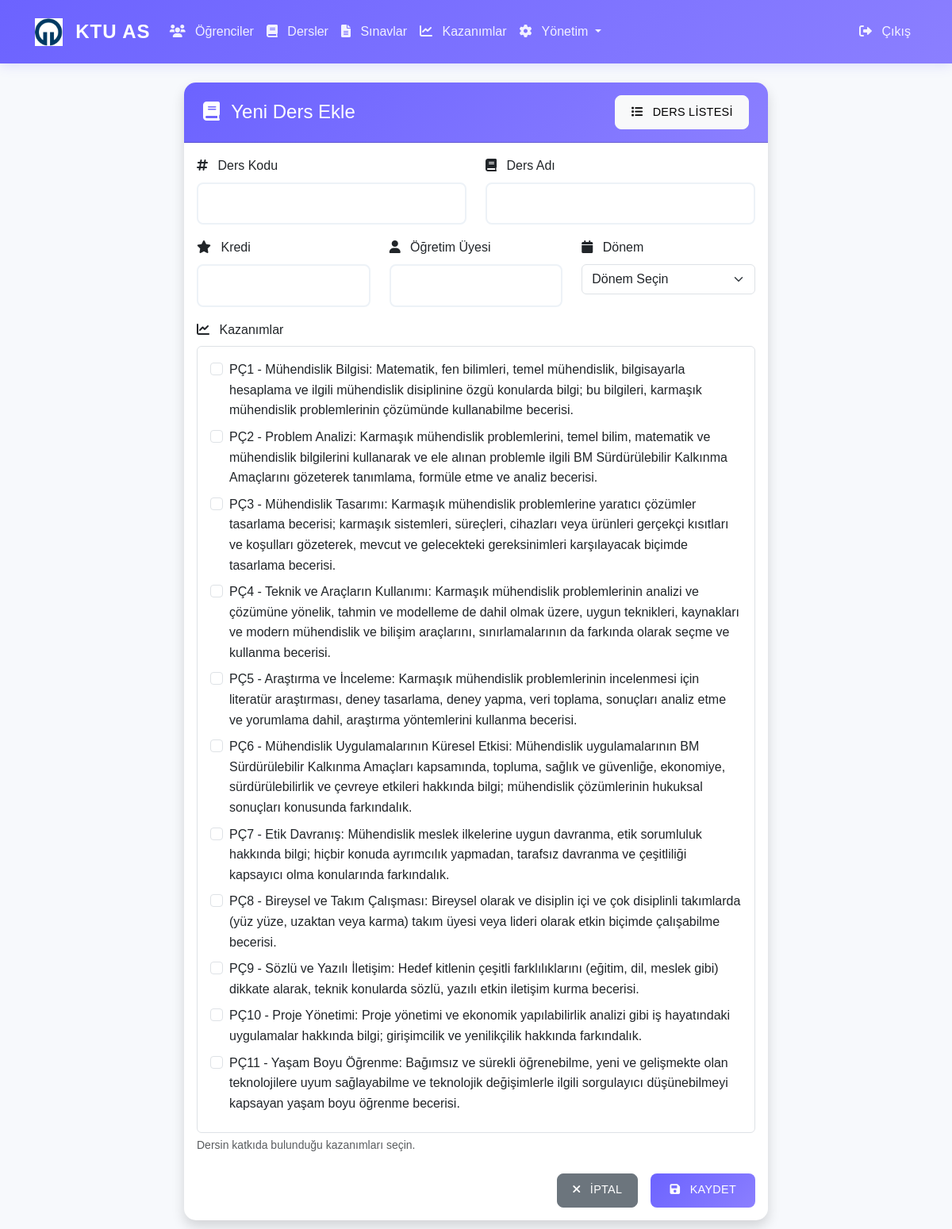
Page /admin/add-course (signed in) on the committed database.
### app/models/__init__.py (models this page shows, shortened)
class ProgramOutcome(db.Model):
    __tablename__ = 'program_outcomes'
    id = db.Column(db.Integer, primary_key=True)
    code = db.Column(db.String(10), unique=True, nullable=False)
    description = db.Column(db.Text, nullable=False)
    created_at = db.Column(db.DateTime, default=datetime.utcnow)
    related_courses = db.relationship('Course',
                                    secondary='course_program_outcomes',
                                    backref=db.backref('program_outcomes', lazy='dynamic'),
                                    lazy='dynamic')
    related_exams = db.relationship('Exam',
                                  secondary='exam_program_outcomes',
                                  backref=db.backref('program_outcomes', lazy='dynamic'),
                                  lazy='dynamic')

### app/routes/admin.py (the view, shortened to what this page needs)
@bp.route('/add-course', methods=['GET', 'POST'])
@login_required
def add_course():
    if not current_user.is_admin:
        flash('Bu sayfaya erişim yetkiniz yok!', 'error')
        return redirect(url_for('main.index'))
    program_outcomes = ProgramOutcome.query.all()
    semesters = Semester.query.all()
    return render_template('admin/add_course.html', program_outcomes=program_outcomes, semesters=semesters)

### app/__init__.py (called while the page is built)
@login_manager.user_loader
def load_user(user_id):
    from app.models import User
    return User.query.get(int(user_id))

### app/templates/admin/add_course.html (shortened to what this page needs)
{% extends "base.html" %}
{% block content %}
<div class="row justify-content-center">
    <div class="col-md-8">
        <div class="card shadow">
            <div class="card-header bg-primary text-white d-flex justify-content-between align-items-center">
                <h4 class="mb-0">
                    <i class="fas fa-book"></i> Yeni Ders Ekle
                </h4>
                <a href="{{ url_for('main.course_list') }}" class="btn btn-light btn-sm">
                    <i class="fas fa-list"></i> Ders Listesi
                </a>
            </div>
            <div class="card-body">
                <form method="POST" action="{{ url_for('admin.add_course') }}" class="needs-validation" novalidate>
                    <div class="row">
                        <div class="col-md-6 mb-3">
                            <label for="course_code" class="form-label">
                                <i class="fas fa-hashtag"></i> Ders Kodu
                            </label>
                            <input type="text" class="form-control" id="course_code" name="course_code"
                                   pattern="[A-Z]{3}[0-9]{3}" required
                                   data-bs-toggle="tooltip" data-bs-placement="top"
                                   title="3 harf ve 3 rakamdan oluşan ders kodu (örn: CSE101)">
                        </div>
                        <div class="col-md-6 mb-3">
                            <label for="course_name" class="form-label">
                                <i class="fas fa-book"></i> Ders Adı
                            </label>
                            <input type="text" class="form-control" id="course_name" name="course_name" required
                                   data-bs-toggle="tooltip" data-bs-placement="top"
                                   title="Dersin tam adı">
                        </div>
                    </div>
                    <div class="row">
                        <div class="col-md-4 mb-3">
                            <label for="credits" class="form-label">
                                <i class="fas fa-star"></i> Kredi
                            </label>
                            <input type="number" class="form-control" id="credits" name="credits"
                                   min="1" max="10" required
                                   data-bs-toggle="tooltip" data-bs-placement="top"
                                   title="Dersin kredi değeri (1-10)">
                        </div>
                        <div class="col-md-4 mb-3">
                            <label for="instructor_name" class="form-label">
                                <i class="fas fa-user"></i> Öğretim Üyesi
                            </label>
                            <input type="text" class="form-control" id="instructor_name" name="instructor_name" required
                                   data-bs-toggle="tooltip" data-bs-placement="top"
                                   title="Dersi veren öğretim üyesi">
                        </div>
                        <div class="col-md-4 mb-3">
                            <label for="semester_id" class="form-label">
                                <i class="fas fa-calendar"></i> Dönem
                            </label>
                            <select class="form-select" id="semester_id" name="semester_id" required
                                    data-bs-toggle="tooltip" data-bs-placement="top"
                                    title="Dersin verileceği dönem">
                                <option value="">Dönem Seçin</option>
                            </select>
                        </div>
                    </div>
                    <div class="mb-4">
                        <label class="form-label">
                            <i class="fas fa-chart-line"></i> Kazanımlar
                        </label>
                        <div class="border p-3 rounded">
                            {% for outcome in program_outcomes %}
                            <div class="form-check mb-2">
                                <input class="form-check-input" type="checkbox"
                                       name="program_outcomes[]"
                                       value="{{ outcome.id }}"
                                       id="pc_{{ outcome.id }}">
                                <label class="form-check-label" for="pc_{{ outcome.id }}">
                                    {{ outcome.code }} - {{ outcome.description }}
                                </label>
                            </div>
                            {% endfor %}
                        </div>
                        <div class="form-text">
                            Dersin katkıda bulunduğu kazanımları seçin.
                        </div>
                    </div>
                    <div class="d-grid gap-2 d-md-flex justify-content-md-end">
                        <a href="{{ url_for('main.course_list') }}" class="btn btn-secondary me-md-2">
                            <i class="fas fa-times"></i> İptal
                        </a>
                        <button type="submit" class="btn btn-primary">
                            <i class="fas fa-save"></i> Kaydet
                        </button>
                    </div>
                </form>
            </div>
        </div>
    </div>
</div>
{% endblock %}

### app/static/css/style.css (style rules this page uses)
:root { --primary-color: #6C63FF; --secondary-color: #FF6584; --accent-color: #43E97B; --background-color: #F7F9FC; --text-color: #2D3748; --success-color: #43E97B; --warning-color: #FFB86C; --danger-color: #FF5555; --light-gray: #EDF2F7; --dark-gray: #4A5568; --gradient-primary: linear-gradient(135deg, #6C63FF 0%, #8B7FFF 100%); --gradient-success: linear-gradient(135deg, #43E97B 0%, #38F9D7 100%); --gradient-warning: linear-gradient(135deg, #FFB86C 0%, #FFA17F 100%); --gradient-danger: linear-gradient(135deg, #FF5555 0%, #FF8080 100%); }
body { font-family: 'Poppins', sans-serif; background-color: var(--background-color); color: var(--text-color); line-height: 1.6; }
.card { border: none; border-radius: 15px; box-shadow: 0 5px 15px rgba(0, 0, 0, 0.05); transition: transform 0.3s ease, box-shadow 0.3s ease; background: white; margin-bottom: 1.5rem; }
.card-header { background: var(--gradient-primary); color: white; border-radius: 15px 15px 0 0 !important; padding: 1rem 1.5rem; font-weight: 600; }
.btn { border-radius: 8px; padding: 0.6rem 1.2rem; font-weight: 500; letter-spacing: 0.3px; transition: all 0.3s ease; text-transform: uppercase; font-size: 0.9rem; }
.btn-primary { background: var(--gradient-primary); border: none; padding: 0.6rem 1.5rem; border-radius: 8px; font-weight: 500; transition: all 0.3s ease; }
.form-control { border: 2px solid var(--light-gray); border-radius: 8px; padding: 0.8rem 1rem; transition: all 0.3s ease; }
.card, .alert, .table { animation: fadeIn 0.5s ease-out; }
.fas { margin-right: 0.5rem; }

### rows in the picture
ProgramOutcome: code "PÇ1", description "Mühendislik Bilgisi: Matematik, fen bilimleri, temel mühendislik, bilgisayarla hesaplama ve ilgili mühendislik disiplinine özgü konularda bilgi; bu bilgileri, karmaşık mühendislik problemlerinin çözümünde kullanabilme becerisi."
ProgramOutcome: code "PÇ2", description "Problem Analizi: Karmaşık mühendislik problemlerini, temel bilim, matematik ve mühendislik bilgilerini kullanarak ve ele alınan problemle ilgili BM Sürdürülebilir Kalkınma Amaçlarını gözeterek tanımlama, formüle etme ve analiz becerisi."
ProgramOutcome: code "PÇ3", description "Mühendislik Tasarımı: Karmaşık mühendislik problemlerine yaratıcı çözümler tasarlama becerisi; karmaşık sistemleri, süreçleri, cihazları veya ürünleri gerçekçi kısıtları ve koşulları gözeterek, mevcut ve gelecekteki gereksinimleri karşılayacak biçimde tasarlama becerisi."
ProgramOutcome: code "PÇ4", description "Teknik ve Araçların Kullanımı: Karmaşık mühendislik problemlerinin analizi ve çözümüne yönelik, tahmin ve modelleme de dahil olmak üzere, uygun teknikleri, kaynakları ve modern mühendislik ve bilişim araçlarını, sınırlamalarının da farkında olarak seçme ve kullanma becerisi."
ProgramOutcome: code "PÇ5", description "Araştırma ve İnceleme: Karmaşık mühendislik problemlerinin incelenmesi için literatür araştırması, deney tasarlama, deney yapma, veri toplama, sonuçları analiz etme ve yorumlama dahil, araştırma yöntemlerini kullanma becerisi."
ProgramOutcome: code "PÇ6", description "Mühendislik Uygulamalarının Küresel Etkisi: Mühendislik uygulamalarının BM Sürdürülebilir Kalkınma Amaçları kapsamında, topluma, sağlık ve güvenliğe, ekonomiye, sürdürülebilirlik ve çevreye etkileri hakkında bilgi; mühendislik çözümlerinin hukuksal sonuçları konusunda farkındalık."
ProgramOutcome: code "PÇ7", description "Etik Davranış: Mühendislik meslek ilkelerine uygun davranma, etik sorumluluk hakkında bilgi; hiçbir konuda ayrımcılık yapmadan, tarafsız davranma ve çeşitliliği kapsayıcı olma konularında farkındalık."
ProgramOutcome: code "PÇ8", description "Bireysel ve Takım Çalışması: Bireysel olarak ve disiplin içi ve çok disiplinli takımlarda (yüz yüze, uzaktan veya karma) takım üyesi veya lideri olarak etkin biçimde çalışabilme becerisi."
ProgramOutcome: code "PÇ9", description "Sözlü ve Yazılı İletişim: Hedef kitlenin çeşitli farklılıklarını (eğitim, dil, meslek gibi) dikkate alarak, teknik konularda sözlü, yazılı etkin iletişim kurma becerisi."
ProgramOutcome: code "PÇ10", description "Proje Yönetimi: Proje yönetimi ve ekonomik yapılabilirlik analizi gibi iş hayatındaki uygulamalar hakkında bilgi; girişimcilik ve yenilikçilik hakkında farkındalık."
ProgramOutcome: code "PÇ11", description "Yaşam Boyu Öğrenme: Bağımsız ve sürekli öğrenebilme, yeni ve gelişmekte olan teknolojilere uyum sağlayabilme ve teknolojik değişimlerle ilgili sorgulayıcı düşünebilmeyi kapsayan yaşam boyu öğrenme becerisi."
